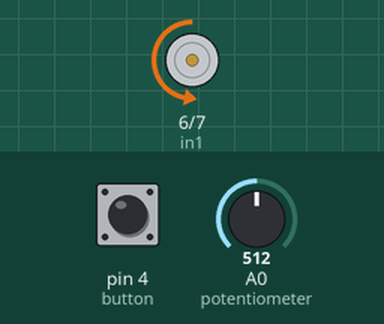
Recording of a sketch running on a simulated Arduino Uno, built with avr-gcc and run on an emulated ATmega328P. Shown: motor-driver pin pairs drawn as motors (green arrow = first pin HIGH = forward, orange = second pin HIGH = backward, longer = more drive, scaled by the enable pin). Inputs (shaded band) come from the test bench; at power-on: A0 (potentiometer) = 512, pin 4 (button) LOW.

Above: at 1.2 s.
1.3 s: A0 (potentiometer) set to 716
At 1.8 s:
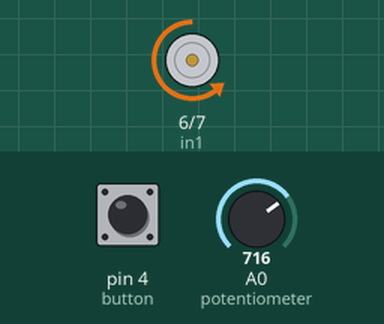
2.8 s: pin 4 (button) pulled HIGH for 0.15 s
At 4.1 s:
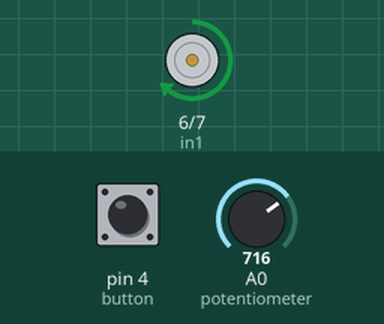
4.4 s: A0 (potentiometer) set to 900
At 5.6 s:
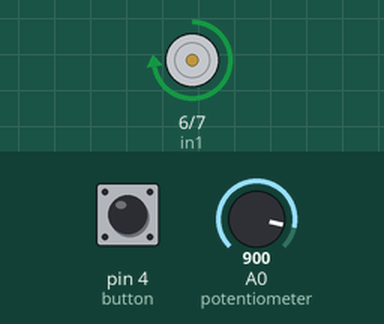
5.9 s: pin 4 (button) pulled HIGH for 1 s
At 7.9 s:
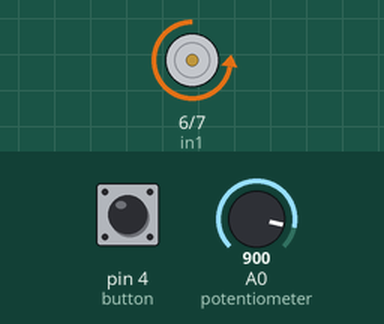
8.4 s: A0 (potentiometer) set to 122
At 9.6 s:
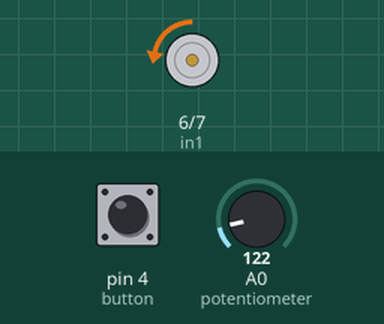
9.9 s: pin 4 (button) pulled HIGH for 0.15 s
At 10.9 s:
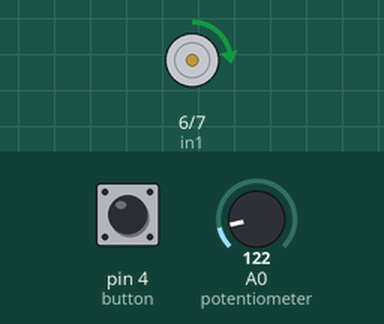
Timing chart, 0 to 12.5 s (numbered marks = the images above; inputs shaded):
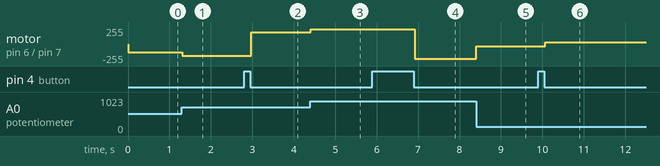

The sketch:

h_bridge_1.ino
```cpp
/*  Arduino DC Motor Control - PWM | H-Bridge | L298N  -  Example 01

    by Dejan Nedelkovski, www.HowToMechatronics.com
*/

#define enA 9
#define in1 6
#define in2 7
#define button 4

int rotDirection = 0;
int pressed = false;

void setup() {
  pinMode(enA, OUTPUT);
  pinMode(in1, OUTPUT);
  pinMode(in2, OUTPUT);
  pinMode(button, INPUT);
  // Set initial rotation direction
  digitalWrite(in1, LOW);
  digitalWrite(in2, HIGH);
}

void loop() {
  int potValue = analogRead(A0); // Read potentiometer value
  int pwmOutput = map(potValue, 0, 1023, 0 , 255); // Map the potentiometer value from 0 to 255
  Serial.println(pwmOutput);
  analogWrite(enA, pwmOutput); // Send PWM signal to L298N Enable pin

  // Read button - Debounce
  if (digitalRead(button) == true) {
    pressed = !pressed;
  }
  while (digitalRead(button) == true);
  delay(20);

  // If button is pressed - change rotation direction
  if (pressed == true  & rotDirection == 0) {
    digitalWrite(in1, HIGH);
    digitalWrite(in2, LOW);
    rotDirection = 1;
    delay(20);
  }
  // If button is pressed - change rotation direction
  if (pressed == false & rotDirection == 1) {
    digitalWrite(in1, LOW);
    digitalWrite(in2, HIGH);
    rotDirection = 0;
    delay(20);
  }
}
```

Measured:
- after the input at 1.3 s, motor on pin 6 (in1) / pin 7 (in2): backward 127/255 → backward 178/255 at once
- after the input at 2.8 s, motor on pin 6 (in1) / pin 7 (in2): backward 178/255 → forward 178/255 after 0.17 s
- after the input at 4.4 s, motor on pin 6 (in1) / pin 7 (in2): forward 178/255 → forward 224/255 at once
- after the input at 5.9 s, motor on pin 6 (in1) / pin 7 (in2): forward 224/255 → backward 224/255 after 1.0 s
- after the input at 8.4 s, motor on pin 6 (in1) / pin 7 (in2): backward 224/255 → backward 30/255 at once
- after the input at 9.9 s, motor on pin 6 (in1) / pin 7 (in2): backward 30/255 → forward 30/255 after 0.17 s
